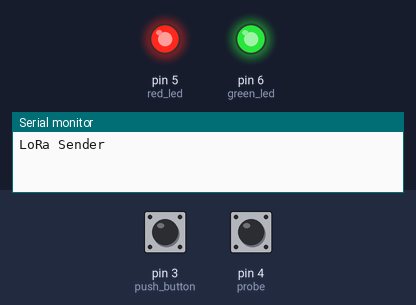
The sketch below on a simulated Arduino Uno, built with avr-gcc and run on an emulated ATmega328P. On the bench: output pins drawn as LEDs (lit = HIGH), the last lines printed to the serial monitor. Dashed ring = blinking. The inputs (shaded band) are chosen by the test bench; at power-on: pin 3 (push_button) HIGH, pin 4 (probe) HIGH. No radio packets arrive unless stated.

Above: at 1.2 s.
1.3 s: pin 3 (push_button) pulled LOW for 3.2 s
At 4.9 s:
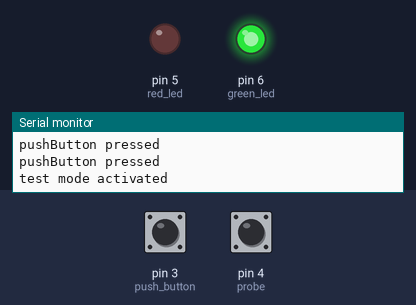
6.0 s: pin 4 (probe) pulled LOW for 0.15 s
At 6.6 s:
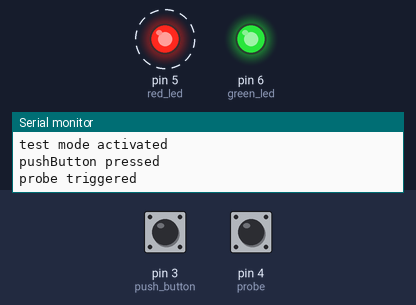
9.1 s: pin 3 (push_button) pulled LOW for 0.15 s
At 10.6 s:
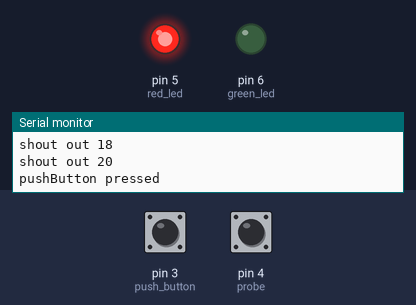
12.1 s: pin 4 (probe) pulled LOW for 3.2 s
Timing chart, 0 to 15.1 s (numbered marks = the images above; inputs shaded):
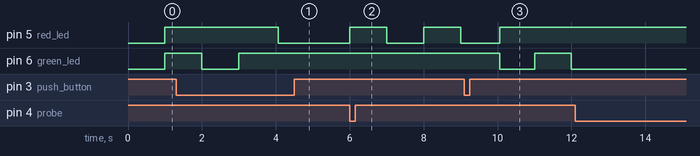

Measured:
- after the input at 1.3 s, pin 5 (red_led): HIGH → LOW after 2.8 s; pin 6 (green_led): goes on until 3.0 s, then stays HIGH
- after the input at 6.0 s, pin 5 (red_led): alternates HIGH for 1.0 s and LOW for 1.0 s, starting at once
- after the input at 9.1 s, pin 5 (red_led): LOW → HIGH after 0.96 s; pin 6 (green_led): HIGH → LOW after 0.96 s, → HIGH 0.94 s later, → LOW 1.0 s later
- after the input at 12.1 s, pin 6 (green_led): stops changing and stays LOW

The sketch:

LoRa_machine_unit.ino
```cpp
#include <SPI.h>
#include <LoRa.h>
#include <TimerOne.h>
#include <PinChangeInterrupt.h>
#include <avr/wdt.h>

#define push_button 3
#define probe 4
#define test_mode 3
#define reboot_mode 15
#define red_led 5
#define green_led 6


int counter = 0;
int stage = 1;
bool shoutTime = false;
bool buttonPressed = false;
bool trigger = false;
byte debounce = 0; // debounce checker
bool sec = false; // one second marker
bool threeSec = false; // marker for states like fault desable and test
byte buttonHoldCounter = 0; //count how long button remain pressed
bool resetMode = false; // reset cpu delibrately
bool testMode = false; // indicaate test mode
const char okay[]= "N3xxxxx\n";
const char fault[] = "F3xxxxx\n";
const char test[] = "T3xxxxx\n";
// const unsigned long mcNumber = 1;


void timerIsr() {
  // this function will be called every 1/2 second
  counter++;
  debounce++;

  if (!(counter % 2)){
    sec = true; // one second has passed
  }

  if (counter == 120){
    if (stage == 1)
      stage = 2;
    shoutTime = true;
    counter = 1; // reset counter every minute
  }

  if (counter % 6 == 0 ){ // triggered every 3 secs
    threeSec = true;
  }

  if (stage == 1 && counter % 10 == 0){  // shoutTime every 5 secs for first 60 secs
    shoutTime = true; // free to shout
  }

}

void myPushButton() {
  if (debounce < 2)
    return; // do nothing if debounce has not expired
  debounce = 0; // set debounce
  buttonHoldCounter = 0; // clear button hold counter
  // Your function for pin D3 here
  buttonPressed = !digitalRead(push_button);
  trigger = false; // disable fault trigger
  testMode = false; // disable test mode
  sendPacket(okay);
}

void myProbe() {
  // Your function for pin D4 here
  if (debounce < 2)
    return; // do nothing if debounce has not expired
  debounce = 0; // set debounce
  // Your function for pin D3 here
  trigger = true;
}

void setup() {
  // delay(mcNumber); //set random delay time to
  Timer1.initialize(500000); // set timer for 1/2 second
  Timer1.attachInterrupt(timerIsr); // attach the timer interrupt
  pinMode(push_button, INPUT_PULLUP); // push button state
  pinMode(probe, INPUT_PULLUP); // machine status probe state
  pinMode(green_led, OUTPUT);
  pinMode(red_led, OUTPUT);

  digitalWrite(green_led, LOW); // reset green led to LOW
  digitalWrite(red_led, LOW); // reset gren


  // Attach the new PinChangeInterrupt and enable event function below
  // attachPCINT(digitalPinToPCINT(pinBlink), blinkLed, CHANGE);
  attachPCINT(digitalPinToPCINT(push_button), myPushButton, FALLING);
  attachPCINT(digitalPinToPCINT(probe), myProbe, FALLING); // CHANGE oR FALLING
  // PCintPort::attachInterrupt(4, myProbe, CHANGE);

  wdt_enable(WDTO_8S); // Enable the watchdog timer with an 8 second timeout
  Serial.begin(9600); // for report only
  while (!Serial);

  Serial.println("LoRa Sender");

  if (!LoRa.begin(433E6)) { // 433mhz transmision frequenct
    Serial.println("Starting LoRa failed!");
    while (1){
      digitalWrite(red_led, !digitalRead(red_led));
      digitalWrite(green_led, !digitalRead(green_led));
    }
  }
}

void sendPacket(char payload[]){
  // send packet
    LoRa.beginPacket();
    LoRa.print(payload);
    LoRa.endPacket();
}

void loop() {
  if (shoutTime && !testMode && !trigger){
    Serial.print("shout out ");
    Serial.println(counter);

    sendPacket(okay); // Normal state
    shoutTime = false;
  }

  if(sec){ // every second routine
    sec = false;

    if (buttonPressed){
      buttonPressed = !digitalRead(push_button);
      Serial.println ("pushButton pressed");
      buttonHoldCounter ++;
    }

    if (buttonHoldCounter == test_mode && !testMode){
      // buttonHoldCounter = 0;
      Serial.println("test mode activated");
      testMode = true;
      trigger = false; // stop machine fault mode if active;
      sendPacket(test);
    }

    if (buttonHoldCounter == reboot_mode){
      Serial.println("restart mode activated");
      while(1);
    }

    if (!trigger){ // Normal mode -----------------------------------------------------
      digitalWrite(green_led, !digitalRead(green_led));
      digitalWrite(red_led, HIGH);
    }

    if (testMode){ // testmode --------------------------------------------------------
      digitalWrite(red_led, !digitalRead(red_led));
      digitalWrite(green_led, HIGH);
    }

    wdt_reset(); // Reset the watchdog timer
  }

  if (threeSec){ // execute every 3 seconds
    threeSec = false;

    if (trigger){
      trigger = !digitalRead(probe);
      if (!trigger){
        sendPacket(okay); // send signal for normal mode Issue resulved
        // best place to watchdog reset
      }
      Serial.println ("probe triggered");
      sendPacket(fault);
    }

    if (testMode){
      sendPacket(test);
    }
  }


}
```
